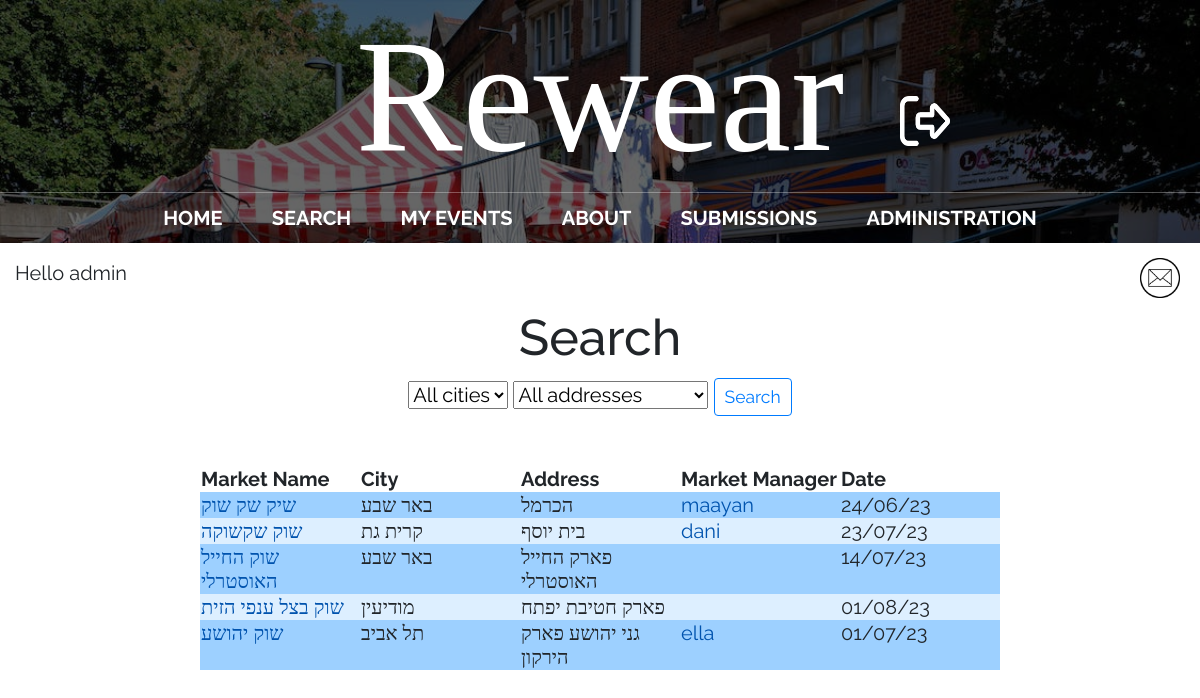
/search_page/ (signed in), run on the app's committed database.
### main/models.py (models this page shows, shortened)
class market(models.Model):
    id = models.AutoField(primary_key=True)
    name = models.CharField(max_length=200, blank=True)
    city = models.CharField(max_length=200, blank=True)
    address = models.CharField(max_length=200, blank=True)
    facebook = models.CharField(max_length=200, default='', blank=True)
    description = models.CharField(max_length=200, default='', blank=True)
    google_location = models.CharField(max_length=1000, default='', blank=True)
    market_manager = models.CharField(max_length=200, default='', blank=True)
    date = models.CharField(max_length=200, default='', blank=True)
    status = models.CharField(max_length=200, default='', blank=True)
    rating = models.CharField(max_length=200, default='', blank=True)
    shirt = models.IntegerField(default=0, blank=True)
    pants = models.IntegerField(default=0, blank=True)
    shoes = models.IntegerField(default=0, blank=True)
    hat = models.IntegerField(default=0, blank=True)
    gloves = models.IntegerField(default=0, blank=True)
    scarf = models.IntegerField(default=0, blank=True)
    jacket = models.IntegerField(default=0, blank=True)
    other = models.IntegerField(default=0, blank=True)
    class Meta:
        app_label = 'main'

### main/views.py (the view)
# urls.py: path("search_page/", views.search_page, name="search"),
def search_page(response):
    markets = market.objects.all()
    new_mail = new_messages(response.user.username)
    return render(response, "main/search.html", {'markets': markets, 'search': markets, 'new_mail': new_mail})

### main/views.py (called while the page is built)
def new_messages(username):
    try:
        messages = Message.objects.filter(recipient=User.objects.filter(username=username)[0])
        for m in messages:
            if not m.is_read:
                return True
        return False
    except:
        return False

### main/templates/main/search.html (shortened to what this page needs)
{% extends 'main/base.html' %}
{% load crispy_forms_tags %}
{% block content %}
<center><h1>Search</h1>
<form method="post" action='/search/'>
	<select name="city" id="city-select" onchange="updateAddressOptions()">
		<option value="All">All cities</option>
	</select>
	<select name="address" id="address-select" onchange="updateCityOptions()">
		<option value="All">All addresses</option>
	</select>
	<input type="submit" value="Search" class="btn btn-outline-primary btn-sm">
</form>
<br />
		<table>
			<tr>
				<th>
					Market Name
				</th>
				<th>
					City
				</th>
				<th>
					Address
				</th>
				<th>
					Market Manager
				</th>
				<th>
					Date
				</th>
			{% for market in search %}
			<tr class="{% cycle 'blue-row' 'light-blue-row' %}">
				<td>
					<a href="/market_page/{{market.id}}/">{{market.name}}</a>
				</td>
				<td>
					{{market.city}}
				</td>
				<td>
					{{market.address}}
				</td>
				<td>
					<a href="/profile/{{market.market_manager}}/">{{market.market_manager}}</a>
				</td>
				<td>
					{{market.date}}
				</td>
			</tr>
			{% endfor %}
		</table>
</center>
{% endblock %}

### main/templates/main/base.html (shortened to what this page needs)
{% load static %}
<!doctype html>
<html>
	<head>
		<link rel="stylesheet" href="https://stackpath.bootstrapcdn.com/bootstrap/4.3.1/css/bootstrap.min.css">
		<link rel="stylesheet" href="{% static 'css/styles.css' %}">
	</head>
	<body>
	<div id = "content", name = "content">
		<div class="row justify-content-center">
			<div class="col-12">
					<header class="main-header">
						<h1 id="header-title" class="header-name header-name-large" style="text-align: center; position: relative;">Rewear
							{% if user.is_authenticated %}
								<span class="header-photo-wrapper">
									<a href="/logout">
										<img src="{% static 'media/logout.png' %}" alt="logout" class="header-photo" width="50" height="50">
									</a>
								</span>
							{% endif %}
						</h1>
						<nav class="nav main-nav">
							<ul>
								<li><a href="/">Home</a></li>
								{% if user.is_authenticated %}
									<li><a href="/search_page/">Search</a></li>
									<li><a href="/my_events/{{request.user.id}}">My Events</a></li>
								{% endif %}
								<li><a href="/about/">About</a></li>
								{% if user.is_authenticated and user.is_superuser %}
									<li><a href="/submissions/">Submissions
									</a></li>
									<li><a href="/admin/">Administration</a></li>
								{% elif user.is_authenticated and user.is_active%}
								<li><a href="/profile/">My Profile</a></li>
								{% endif %}
							</ul>
						</nav>
					</header>
			{% if user.is_authenticated %}
			<p style="text-align:left;margin:15px;">
				<td><left>Hello {{request.user.username}}</left></td>
				<span style="float:right;">
					{% if new_mail %}
						<a href="/inbox" style="text-decoration:none">
							<img src='{% static "media/new_mail.png" %}' alt="inbox" height=40px width=40px class="animation">&nbsp;
						</a>
					{% else %}
						<a href="/inbox" style="text-decoration:none">
							<img src='{% static "media/mail_icon.png" %}' alt="inbox" height=40px width=40px class="mail_icon">&nbsp;
						</a>
					{% endif %}
				</span>
			</p>
			{% endif %}
				{% block content %}
				{% endblock %}
			</div>
		</div>
	</div>
	</body>
</html>

### static/css/styles.css (style rules this page uses)
* { box-sizing: border-box; font-family: Raleway; }
html, body { margin: 0; padding: 0; }
.nav ul { margin: 0; padding: 0; }
.nav li { display: inline; }
.nav a { display: inline-block; padding: .5em; color: white; text-decoration: none; }
.main-nav { text-align: center; font-size: 1.1em; font-weight: lighter; display: inline; }
.main-nav li { padding: 0 1%; }
.main-header { background-color: rgba(0, 0, 0, .6); background-image: url("../media/Header Background.jpeg"); background-blend-mode: multiply; background-size: cover; }
.header-name { text-align: center; margin: 0; font-size: 4em; font-family: "Arvo"; font-weight: normal; color: white; border-bottom: 1px solid rgba(255, 255, 255, .3) }
.header-name-large { font-size: 8em; }

### main/templates/main/base.html (style rules this page uses)
* { font-size: 20px; }
nav li a { text-transform: uppercase; font-weight: bold; }
.header-photo-wrapper { position: absolute; top: 50%; left: 75%; transition: transform 0.2s ease; opacity: 1; transition: transform 0.2s ease, opacity 0.2s ease; }
.header-photo-wrapper::after { content: "Logout"; position: absolute; top: 105%; left: 50%; transform: translateX(-50%); opacity: 0; transition: opacity 0.2s ease; }
.header-name { text-align: center; position: relative; max-width: 100%; width: 100%; white-space: nowrap; overflow: hidden; text-overflow: ellipsis; }
.mail_icon { transition: transform 0.2s ease; }

### data on the page
market: name "שיק שק שוק", city "באר שבע", address "הכרמל", market_manager "maayan", date "24/06/23"
market: name "שוק שקשוקה", city "קרית גת", address "בית יוסף", market_manager "dani", date "23/07/23"
market: name "שוק החייל האוסטרלי", city "באר שבע", address "פארק החייל האוסטרלי", date "14/07/23"
market: name "שוק בצל ענפי הזית", city "מודיעין", address "פארק חטיבת יפתח", date "01/08/23"
market: name "שוק יהושע", city "תל אביב", address "גני יהושע פארק הירקון", market_manager "ella", date "01/07/23"

### other printed values
{{ request.user.username }} "admin"
